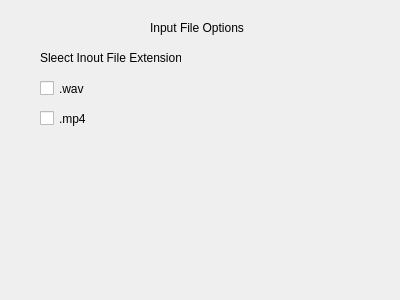
<?xml version="1.0" encoding="UTF-8"?>
<ui version="4.0">
 <class>Input</class>
 <widget class="QWidget" name="Input">
  <property name="geometry">
   <rect>
    <x>0</x>
    <y>0</y>
    <width>400</width>
    <height>300</height>
   </rect>
  </property>
  <property name="windowTitle">
   <string>Form</string>
  </property>
  <widget class="QCheckBox" name="checkBox">
   <property name="geometry">
    <rect>
     <x>40</x>
     <y>80</y>
     <width>74</width>
     <height>17</height>
    </rect>
   </property>
   <property name="text">
    <string>.wav</string>
   </property>
  </widget>
  <widget class="QCheckBox" name="checkBox_2">
   <property name="geometry">
    <rect>
     <x>40</x>
     <y>110</y>
     <width>74</width>
     <height>17</height>
    </rect>
   </property>
   <property name="text">
    <string>.mp4</string>
   </property>
  </widget>
  <widget class="QLabel" name="label">
   <property name="geometry">
    <rect>
     <x>40</x>
     <y>50</y>
     <width>141</width>
     <height>16</height>
    </rect>
   </property>
   <property name="text">
    <string>Sleect Inout File Extension</string>
   </property>
  </widget>
  <widget class="QLabel" name="label_2">
   <property name="geometry">
    <rect>
     <x>150</x>
     <y>20</y>
     <width>101</width>
     <height>16</height>
    </rect>
   </property>
   <property name="text">
    <string>Input File Options</string>
   </property>
  </widget>
 </widget>
 <resources/>
 <connections/>
</ui>
